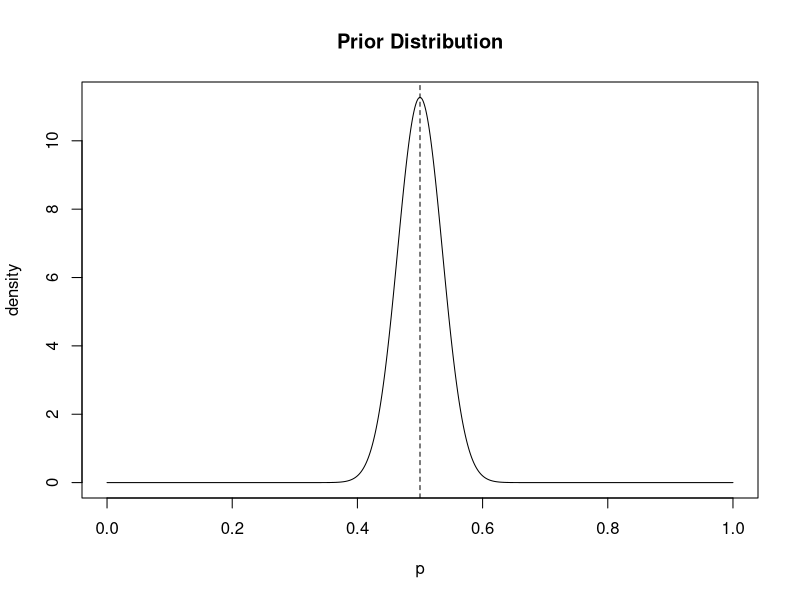
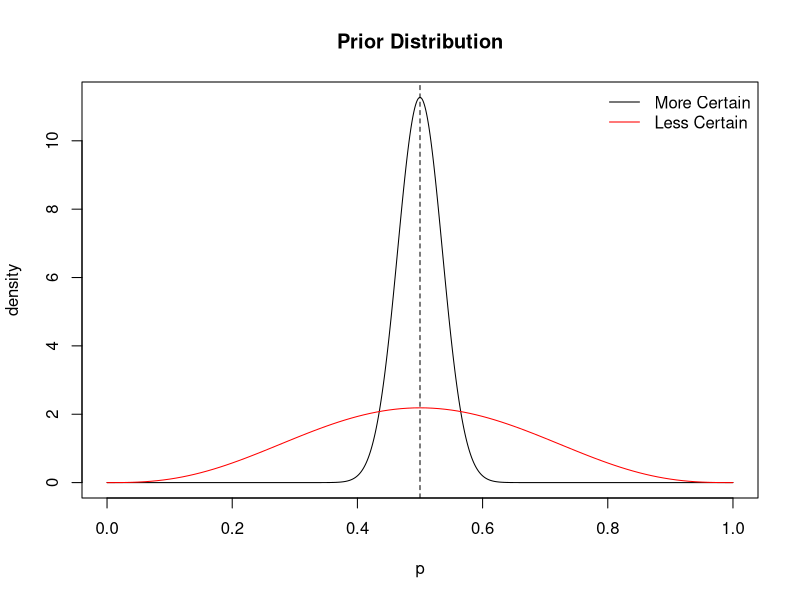
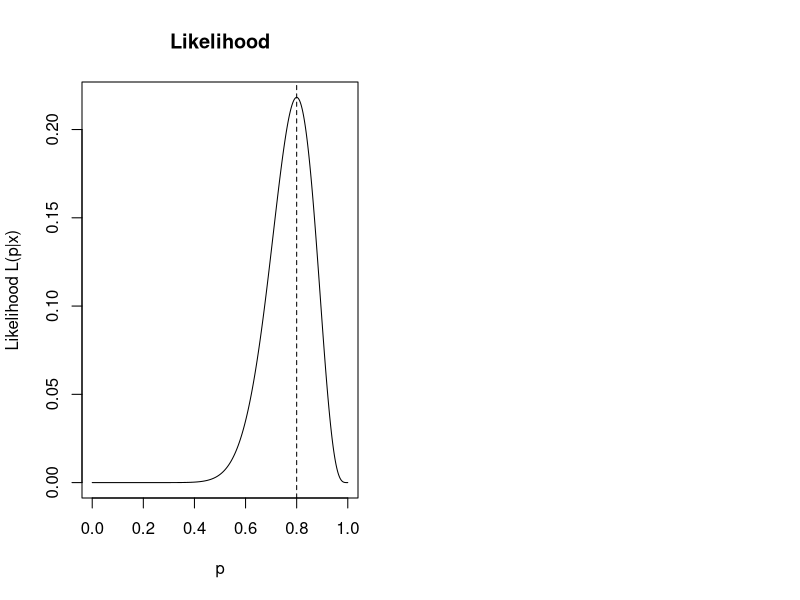
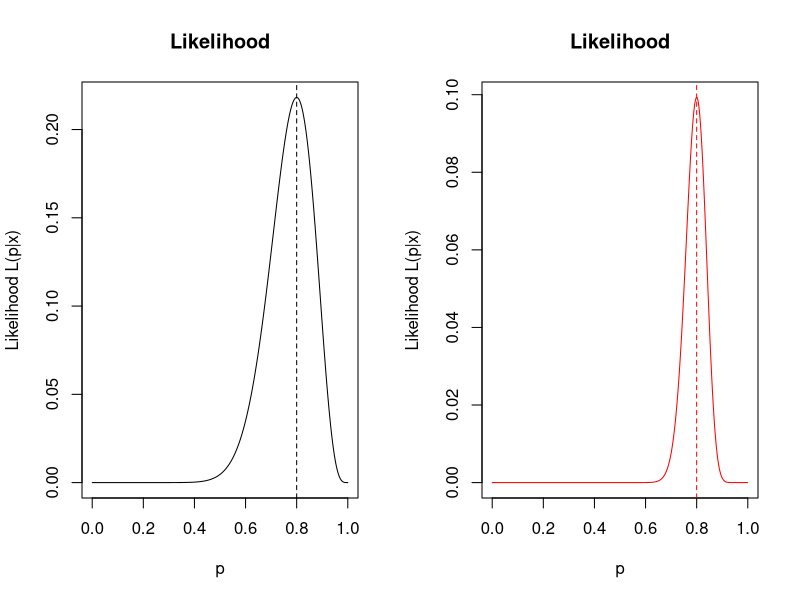
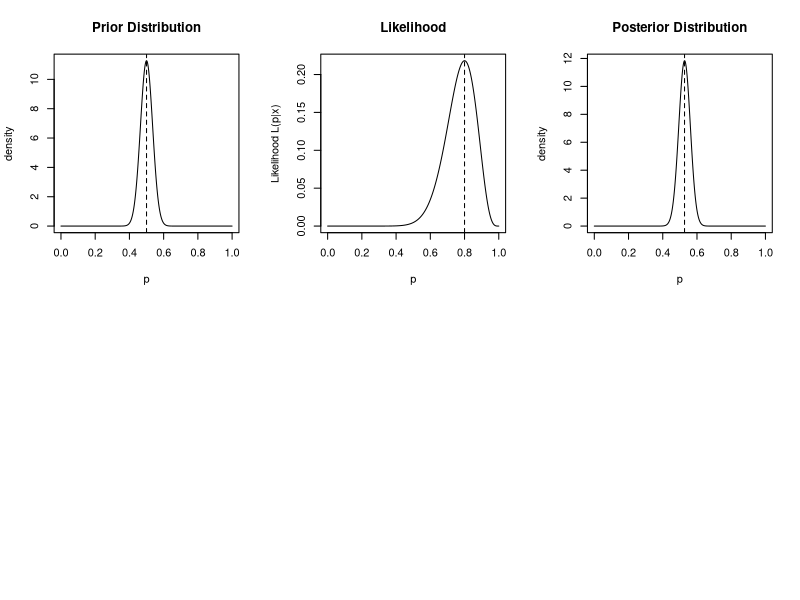
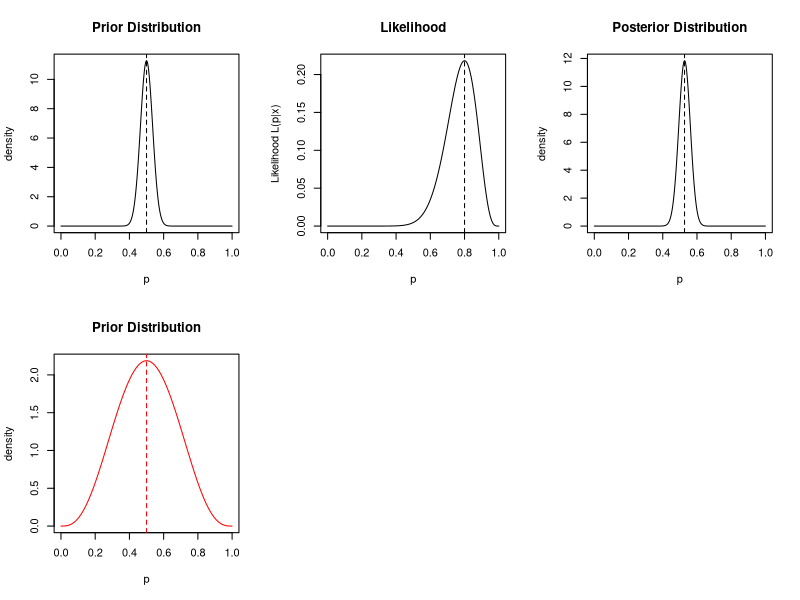
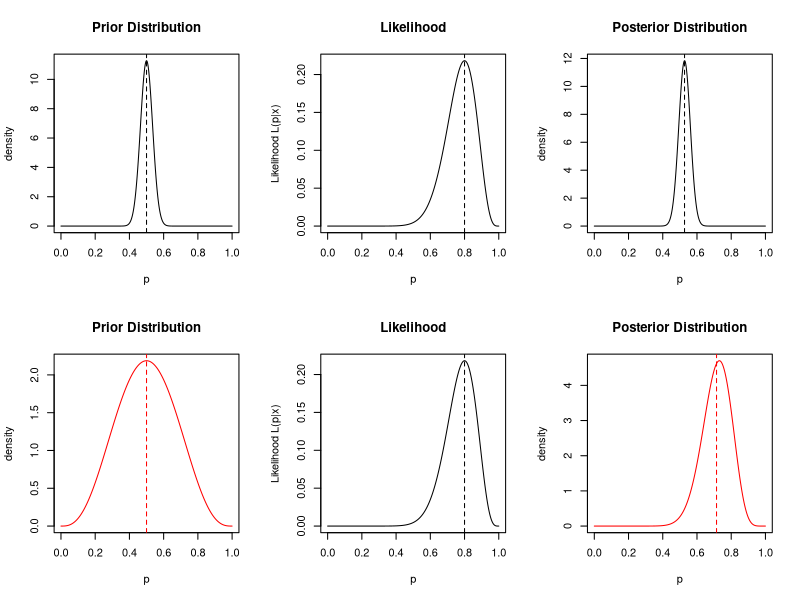
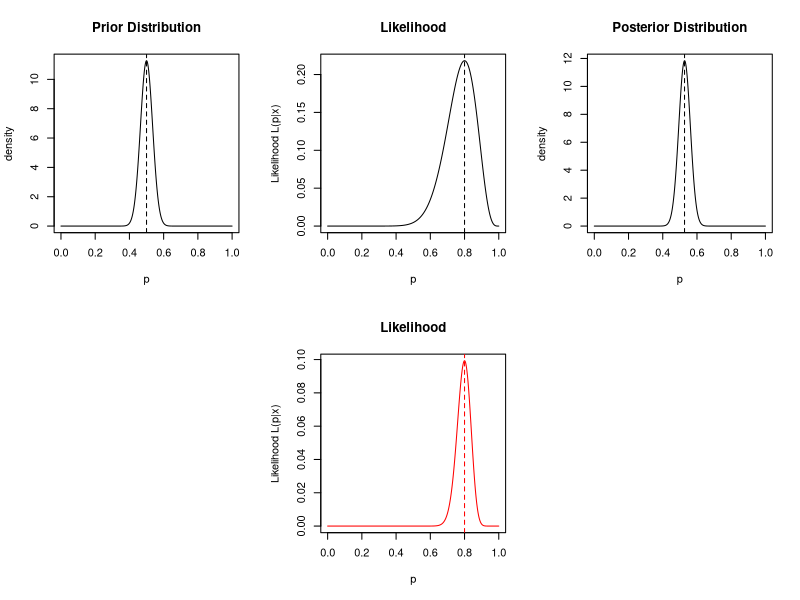

Reproduce these figures in R, in order.
## ---- chunk 1
# Install these packages first
library(dplyr)
library(ggplot2)
library(tidyr)
library(knitr)
library(readr)
## ---- chunk 2
param1 <- 100
param2 <- 4
obs <- 16
n <- 20
obs2 <- 80
n2 <- 100
## ---- chunk 3
curve(dbeta(x, shape1 = param1, shape2 = param1), from=0, to=1, n=5000,
      xlab="p", ylab="density", main="Prior Distribution")
abline(v=0.5, lty=2)
## ---- chunk 4
curve(dbeta(x, shape1 = param1, shape2 = param1), from=0, to=1, n=5000,
      xlab="p", ylab="density", main="Prior Distribution")
abline(v=0.5, lty=2)
curve(dbeta(x, shape1 = param2, shape2 = param2), add=TRUE, col="red")
legend(
  "topright", legend = c("More Certain", "Less Certain"), bty="n",
  col=c("black", "red"), lty=c(1,1)
)
## ---- chunk 5
par(mfrow=c(1,2))
curve(dbinom(x = obs, size = n, prob = x), from=0, to=1, n=5000,
      xlab="p", ylab="Likelihood L(p|x)", main="Likelihood")
abline(v=obs/n, lty=2)
## ---- chunk 6
par(mfrow=c(1,2))
curve(dbinom(x = obs, size = n, prob = x), from=0, to=1, n=5000,
      xlab="p", ylab="Likelihood L(p|x)", main="Likelihood")
abline(v=obs/n, lty=2)
curve(dbinom(x = obs2, size = n2, prob = x), from=0, to=1, n=5000,
      xlab="p", ylab="Likelihood L(p|x)", main="Likelihood", col="red")
abline(v=obs2/n2, lty=2, col="red")
## ---- chunk 7
par(mfrow=c(2,3))
# First prior
curve(dbeta(x, shape1 = param1, shape2 = param1), from=0, to=1, n=5000,
      xlab="p", ylab="density", main="Prior Distribution")
abline(v=0.5, lty=2)
curve(dbinom(x = obs, size = n, prob = x), from=0, to=1, n=5000,
      xlab="p", ylab="Likelihood L(p|x)", main="Likelihood")
abline(v=obs/n, lty=2)
curve(dbeta(x, shape1 = param1+obs, shape2 = param1+n-obs), from=0, to=1, n=5000,
      xlab="p", ylab="density", main="Posterior Distribution")
abline(v=(param1+obs)/(param1+param1+n), lty=2)
## ---- chunk 8
par(mfrow=c(2,3))
# First prior
curve(dbeta(x, shape1 = param1, shape2 = param1), from=0, to=1, n=5000,
      xlab="p", ylab="density", main="Prior Distribution")
abline(v=0.5, lty=2)
curve(dbinom(x = obs, size = n, prob = x), from=0, to=1, n=5000,
      xlab="p", ylab="Likelihood L(p|x)", main="Likelihood")
abline(v=obs/n, lty=2)
curve(dbeta(x, shape1 = param1+obs, shape2 = param1+n-obs), from=0, to=1, n=5000,
      xlab="p", ylab="density", main="Posterior Distribution")
abline(v=(param1+obs)/(param1+param1+n), lty=2)
# Second prior
curve(dbeta(x, shape1 = param2, shape2 = param2), from=0, to=1, n=5000,
      xlab="p", ylab="density", main="Prior Distribution", col="red")
abline(v=0.5, lty=2, col="red")
## ---- chunk 9
par(mfrow=c(2,3))
# First prior
curve(dbeta(x, shape1 = param1, shape2 = param1), from=0, to=1, n=5000,
      xlab="p", ylab="density", main="Prior Distribution")
abline(v=0.5, lty=2)
curve(dbinom(x = obs, size = n, prob = x), from=0, to=1, n=5000,
      xlab="p", ylab="Likelihood L(p|x)", main="Likelihood")
abline(v=obs/n, lty=2)
curve(dbeta(x, shape1 = param1+obs, shape2 = param1+n-obs), from=0, to=1, n=5000,
      xlab="p", ylab="density", main="Posterior Distribution")
abline(v=(param1+obs)/(param1+param1+n), lty=2)
# Second prior
curve(dbeta(x, shape1 = param2, shape2 = param2), from=0, to=1, n=5000,
      xlab="p", ylab="density", main="Prior Distribution", col="red")
abline(v=0.5, lty=2, col="red")
curve(dbinom(x = obs, size = n, prob = x), from=0, to=1, n=5000,
      xlab="p", ylab="Likelihood L(p|x)", main="Likelihood")
abline(v=obs/n, lty=2)
curve(dbeta(x, shape1 = param2+obs, shape2 = param2+n-obs), from=0, to=1, n=5000,
      xlab="p", ylab="density", main="Posterior Distribution", col="red")
abline(v=(param2+obs)/(param2+param2+n), lty=2, col="red")
## ---- chunk 10
par(mfrow=c(2,3))
# First prior
curve(dbeta(x, shape1 = param1, shape2 = param1), from=0, to=1, n=5000,
      xlab="p", ylab="density", main="Prior Distribution")
abline(v=0.5, lty=2)
curve(dbinom(x = obs, size = n, prob = x), from=0, to=1, n=5000,
      xlab="p", ylab="Likelihood L(p|x)", main="Likelihood")
abline(v=obs/n, lty=2)
curve(dbeta(x, shape1 = param1+obs, shape2 = param1+n-obs), from=0, to=1, n=5000,
      xlab="p", ylab="density", main="Posterior Distribution")
abline(v=(param1+obs)/(param1+param1+n), lty=2)
# Second prior
frame()
curve(dbinom(x = obs2, size = n2, prob = x), from=0, to=1, n=5000,
      xlab="p", ylab="Likelihood L(p|x)", main="Likelihood", col="red")
abline(v=obs/n, lty=2, col="red")
## ---- chunk 11
par(mfrow=c(2,3))
# First prior
curve(dbeta(x, shape1 = param1, shape2 = param1), from=0, to=1, n=5000,
      xlab="p", ylab="density", main="Prior Distribution")
abline(v=0.5, lty=2)
curve(dbinom(x = obs, size = n, prob = x), from=0, to=1, n=5000,
      xlab="p", ylab="Likelihood L(p|x)", main="Likelihood")
abline(v=obs/n, lty=2)
curve(dbeta(x, shape1 = param1+obs, shape2 = param1+n-obs), from=0, to=1, n=5000,
      xlab="p", ylab="density", main="Posterior Distribution")
abline(v=(param1+obs)/(param1+param1+n), lty=2)
# Second prior
curve(dbeta(x, shape1 = param1, shape2 = param1), from=0, to=1, n=5000,
      xlab="p", ylab="density", main="Prior Distribution")
abline(v=0.5, lty=2)
curve(dbinom(x = obs2, size = n2, prob = x), from=0, to=1, n=5000,
      xlab="p", ylab="Likelihood L(p|x)", main="Likelihood", col="red")
abline(v=obs/n, lty=2, col="red")
curve(dbeta(x, shape1 = param2+obs2, shape2 = param2+n2-obs2), from=0, to=1, n=5000,
      xlab="p", ylab="density", main="Posterior Distribution", col="red")
abline(v=(param2+obs2)/(param2+param2+n2), lty=2, col="red")
